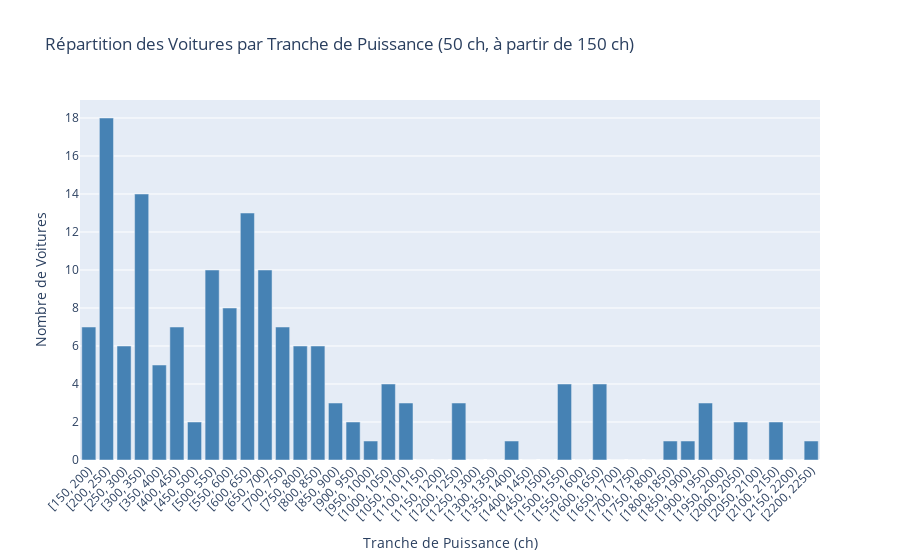

Notebook code for this chart:
### Markdown cell above
Graphique montrant la répartion des voitures par tranches de puissance (50ch)

### Code cell
# Nombre de voitures par tranche de puissance (par 50 chevaux, à partir de 150 ch)

# Trouver la puissance max
puissance_max = int(df['Puissance (ch)'].max())

# Créer des tranches de 50 chevaux à partir de 150 ch
bins_puissance = list(range(150, puissance_max + 51, 50))

# Classer chaque voiture dans une tranche de puissance
df['Tranche_Puissance'] = pd.cut(df['Puissance (ch)'], bins=bins_puissance, right=False)

# Compter combien de voitures dans chaque tranche
power_counts = df['Tranche_Puissance'].value_counts().sort_index().reset_index()


power_counts.columns = ['Tranche_Puissance', 'count']

# Convertir en texte pour l'affichage
power_counts['Tranche_Puissance'] = power_counts['Tranche_Puissance'].astype(str)

# Créer le graphique
fig_power = px.bar(
    power_counts,
    x='Tranche_Puissance',                                                      # Tranches de puissance
    y='count',                                                                  # Nombre de voitures
    title='Répartition des Voitures par Tranche de Puissance (50 ch, à partir de 150 ch)',
    labels={'Tranche_Puissance': 'Tranche de Puissance (ch)', 'count': 'Nombre de Voitures'}
)


fig_power.update_traces(marker_color='steelblue')

# Incliner tranches puissance
fig_power.update_layout(showlegend=False, xaxis_tickangle=-45)


fig_power.show()

### Figure 1 — Plotly figure (JSON) as saved in the notebook; plotly's stock layout.template omitted (floating-point values rounded to 4 significant figures)
{"data": [{"hovertemplate": "Tranche de Puissance (ch)=%{x}<br>Nombre de Voitures=%{y}<extra></extra>", "legendgroup": "", "marker": {"color": "steelblue", "pattern": {"shape": ""}}, "name": "", "orientation": "v", "showlegend": false, "textposition": "auto", "type": "bar", "x": ["[150, 200)", "[200, 250)", "[250, 300)", "[300, 350)", "[350, 400)", "[400, 450)", "[450, 500)", "[500, 550)", "[550, 600)", "[600, 650)", "[650, 700)", "[700, 750)", "[750, 800)", "[800, 850)", "[850, 900)", "[900, 950)", "[950, 1000)", "[1000, 1050)", "[1050, 1100)", "[1100, 1150)", "[1150, 1200)", "[1200, 1250)", "[1250, 1300)", "[1300, 1350)", "[1350, 1400)", "[1400, 1450)", "[1450, 1500)", "[1500, 1550)", "[1550, 1600)", "[1600, 1650)", "[1650, 1700)", "[1700, 1750)", "[1750, 1800)", "[1800, 1850)", "[1850, 1900)", "[1900, 1950)", "[1950, 2000)", "[2000, 2050)", "[2050, 2100)", "[2100, 2150)", "[2150, 2200)", "[2200, 2250)"], "xaxis": "x", "y": [7, 18, 6, 14, 5, 7, 2, 10, 8, 13, 10, 7, 6, 6, 3, 2, 1, 4, 3, 0, 0, 3, 0, 0, 1, 0, 0, 4, 0, 4, 0, 0, 0, 1, 1, 3, 0, 2, 0, 2, 0, 1], "yaxis": "y"}], "layout": {"barmode": "relative", "legend": {"tracegroupgap": 0}, "showlegend": false, "title": {"text": "Répartition des Voitures par Tranche de Puissance (50 ch, à partir de 150 ch)"}, "xaxis": {"anchor": "y", "domain": [0, 1], "tickangle": -45, "title": {"text": "Tranche de Puissance (ch)"}}, "yaxis": {"anchor": "x", "domain": [0, 1], "title": {"text": "Nombre de Voitures"}}}}
